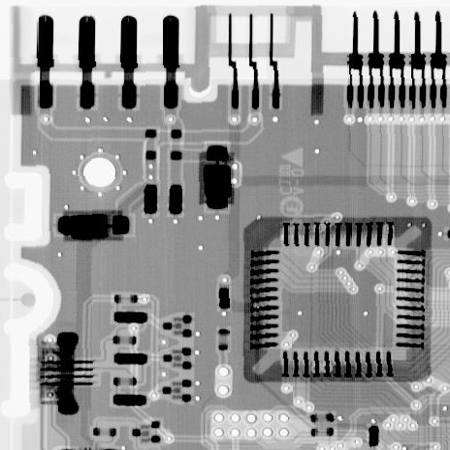
%> input picture code_for_tests/obrazy/uscal.tif, 450 x 450 px
$ octave test.m   (GNU Octave 9; MATLAB toolbox functions it lacks are replaced by stand-ins)
%> lines starting %> are read from the running program, lines starting %| are printed output that depends on the picture
 o = imread('uscal.tif');
%> o is the input picture: size 450x450 uint8; min 0, max 255, mean 150.9
 figure('Name','Obraz poczatkowy');imshow(o);
 se1 = [0 1 0 ; 1 1 1 ; 0 1 0] % pierwszy element strukturujący
 se2 = strel('disk',5) % drugi element strukturujący
 oe1 = imerode(o, se1);
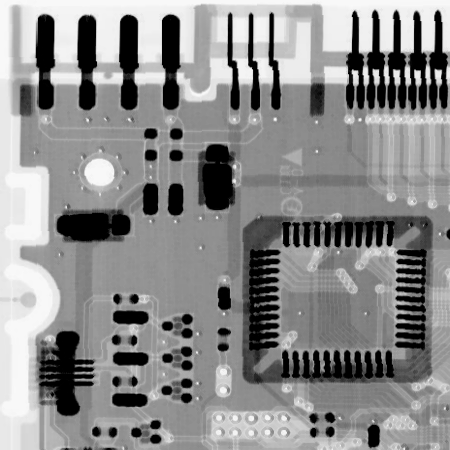
%> oe1: size 450x450 uint8; min 0, max 250, mean 139
 figure('Name','Wynik erozji z se1');imshow(oe1);
 oe2 = imerode(o, se2);
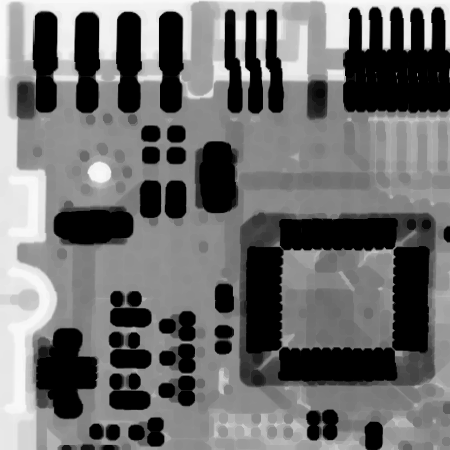
%> oe2: size 450x450 uint8; min 0, max 248, mean 109.9
 figure('Name','Wynik erozji z se2');imshow(oe2);
 od1 = imdilate(o, se1);
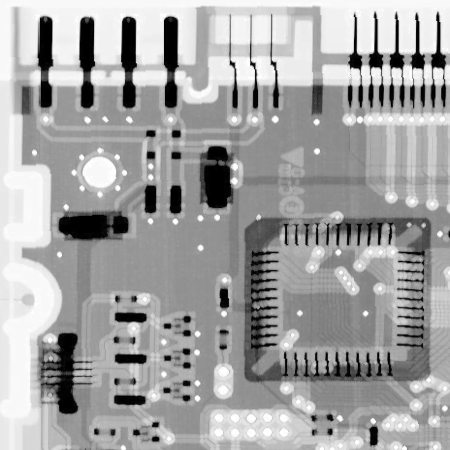
%> od1: size 450x450 uint8; min 0, max 255, mean 162.8
 figure('Name','Wynik dylacji z se1');imshow(od1);
 od2 = imdilate(o, se2);
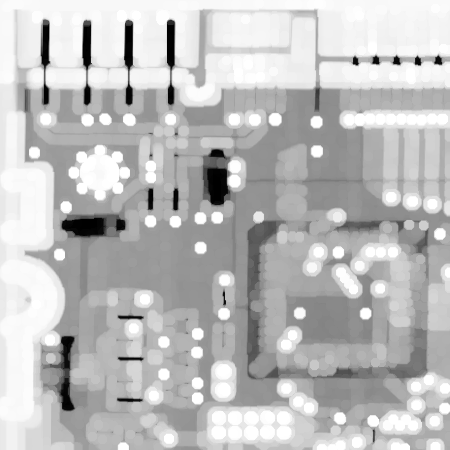
%> od2: size 450x450 uint8; min 0, max 255, mean 189.1
 figure('Name','Wynik dylacji z se2');imshow(od2);

$ run again, with code_for_tests/obrazy/bubbles.tif copied over code_for_tests/obrazy/uscal.tif
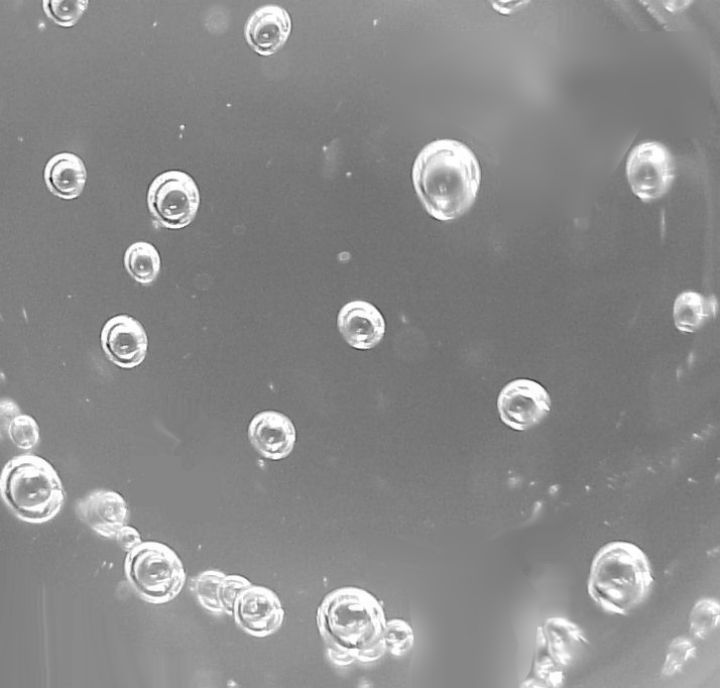
%> input picture code_for_tests/obrazy/bubbles.tif, 720 x 688 px
%> o is the input picture: size 688x720 uint8; min 17, max 255, mean 137.9
%> `oe2 = imerode(o, se2);`:
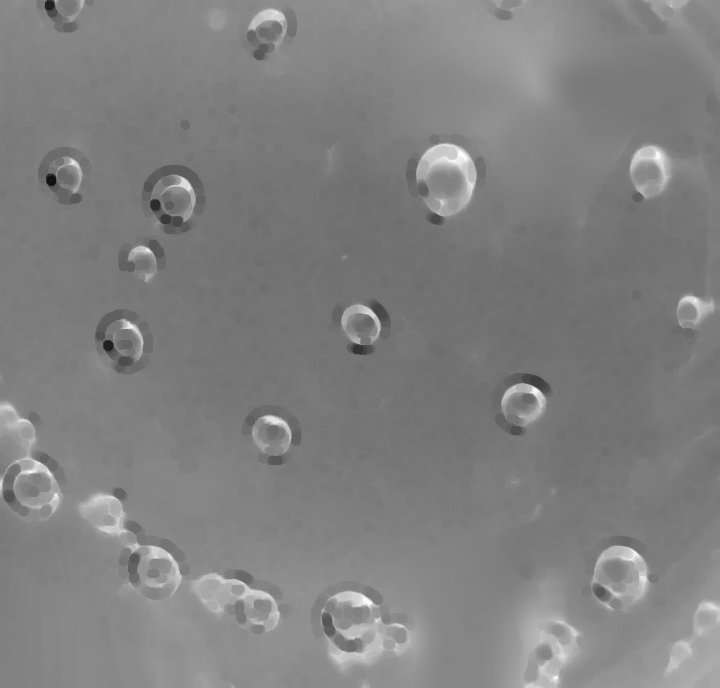
%> oe2: size 688x720 uint8; min 17, max 252, mean 128.6
%> `od2 = imdilate(o, se2);`:
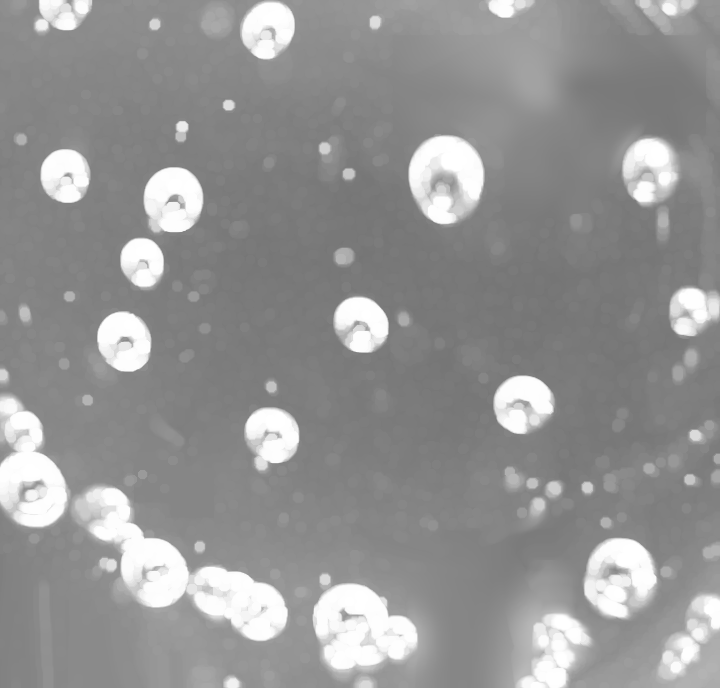
%> od2: size 688x720 uint8; min 116, max 255, mean 148.4
